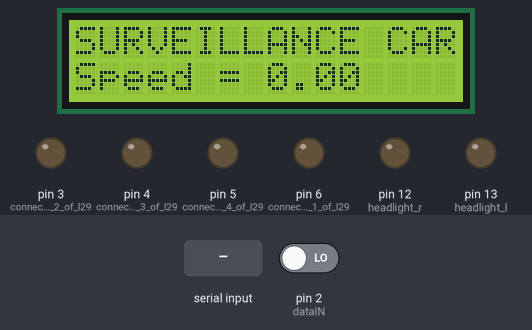
This sketch was run on a simulated Arduino Uno, built with avr-gcc and run on an emulated ATmega328P. Parts: 16×2 character LCD, output pins drawn as LEDs (lit = HIGH). The test bench sets the inputs (shaded band); at power-on: pin 2 (dataIN) LOW. What the sketch prints to the serial monitor is not drawn.

Above: at 1.2 s.
1.3 s: "reverse" received over the second serial link
At 2.2 s:
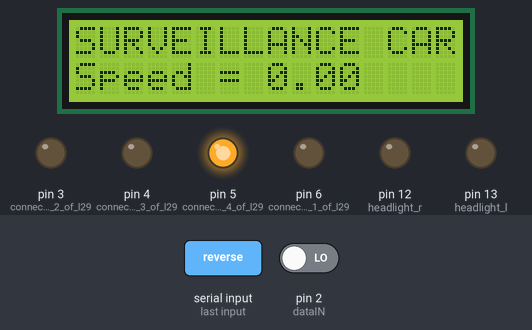
3.2 s: pin 2 (dataIN) driven HIGH
At 4.1 s:
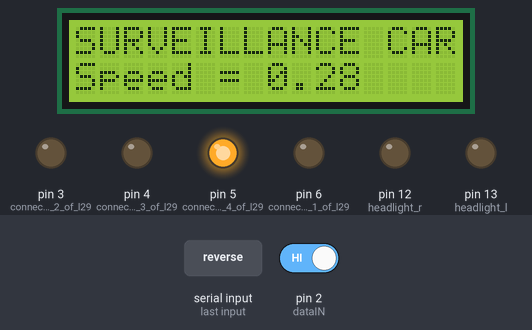
4.7 s: "forward" received over the second serial link
At 4.93 s:
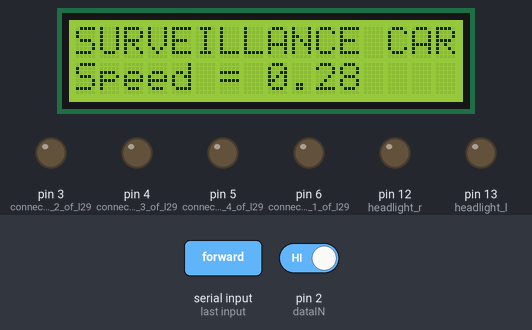
6.3 s: "right" received over the second serial link
At 7.1 s:
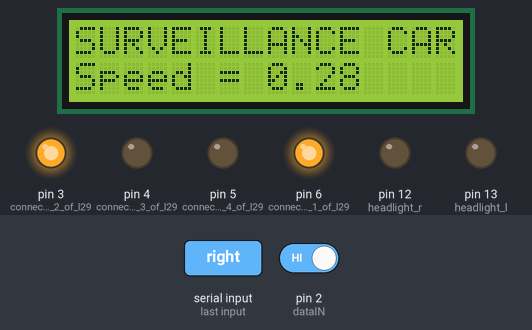
7.8 s: "1" received over the second serial link
At 9.5 s:
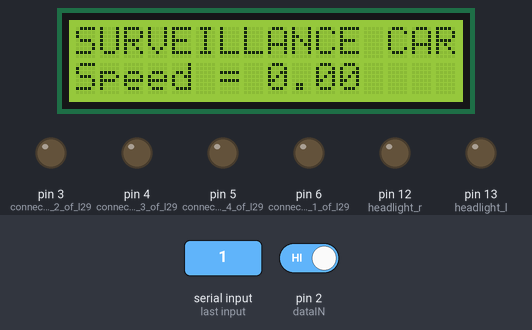
9.8 s: "left" received over the second serial link
At 10.8 s:
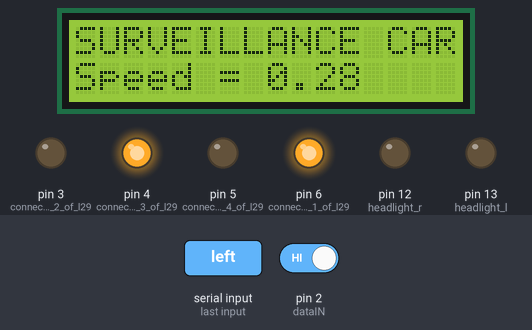
Timing chart, 0 to 12.4 s (numbered marks = the images above; inputs shaded):
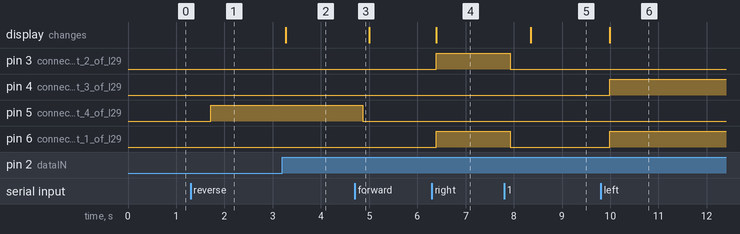

The sketch:

big_rc_car.ino
```cpp
#include <LiquidCrystal.h>//For the LCD I2C
#include <Wire.h>
#include<LCD.h>
#include <LiquidCrystal_I2C.h>
#include <SoftwareSerial.h>
//I2C pins declaration

LiquidCrystal_I2C lcd(0x27, 2, 1, 0, 4, 5, 6, 7, 3, POSITIVE);
SoftwareSerial BT(10, 11); //TX, RX respetively

String readdata;

//LiquidCrystal lcd(8,9,4,5,6,7);   //defining lcd pins

const int dataIN = 2; //IR sensor INPUT
const int headlight_r = 12;
const int headlight_l = 13;

//speed = 3.15159*(D/100000)*(rpm*60) // speed in km/hr

unsigned long prevmillis; // To store time
unsigned long duration; // To store time difference
unsigned long lcdrefresh; // To store time for lcd to refresh

float rpm; // RPM value
float speedy; //value of speed
//int h_r;
//int h_l;

int nana;

boolean currentstate; // Current state of IR input scan
boolean prevstate; // State of IR sensor in previous scan

void setup()
{
  pinMode(dataIN,INPUT);
  lcd.begin(16,2);
  lcd.backlight();
  prevmillis = 0;
  prevstate = LOW;
  BT.begin(9600);
  Serial.begin(9600);
  pinMode(6, OUTPUT); // connect to input 1 of l293d
  pinMode(5, OUTPUT); // connect to input 4 of l293d
  pinMode(4, OUTPUT); // connect to input 3 of l293d
  pinMode(3, OUTPUT); // connect to input 2 of l293d
  pinMode (headlight_r, OUTPUT);
  pinMode (headlight_l, OUTPUT);
}

void loop()
{


  while (BT.available()){  //Check if there is an available byte to read
  delay(10); //Delay added to make thing stable
  char c = BT.read(); //Conduct a serial read
  readdata += c; //build the string- "forward", "reverse", "left" and "right"
  }

  if (readdata.length() > 0) {
    Serial.println(readdata); // print data to serial monitor
// if data received as forward move robot forward

if (readdata == "reverse"){
  nana = 1;
}
else if (readdata == "forward") {
  nana = 2;
}
else if (readdata == "right") {
  nana = 3;
}
else if (readdata == "left") {
  nana = 4;
}
else if (readdata == "stop") {
  nana = 0;
}
else if (readdata == "1") {
  Serial.println(readdata);

  digitalWrite(headlight_r, HIGH);
  digitalWrite(headlight_l, HIGH);
}
else if (readdata == "2") {
  Serial.println(readdata);

  digitalWrite(headlight_r, LOW);
  digitalWrite(headlight_l, LOW);
}

   while (nana = 1) {
    while (BT.available()){  //Check if there is an available byte to read
  delay(10); //Delay added to make thing stable
  char c = BT.read(); //Conduct a serial read
  readdata += c; //build the string- "forward", "reverse", "left" and "right"
  }

  Serial.println(readdata);
     // RPM Measurement
  currentstate = digitalRead(dataIN); // Read IR sensor state
  //Serial.println(dataIN);

  if (readdata != "right") {
    nana = 0;
    digitalWrite (3, LOW);
    digitalWrite (5, LOW);
    digitalWrite (4, LOW);
    digitalWrite (6, LOW);
    delay(100);
    break;
  }

 if( prevstate != currentstate) // If there is change in input
   {
     if( currentstate == HIGH ) // If input only changes from LOW to HIGH
       {
         duration = ( micros() - prevmillis ); // Time difference between revolution in microsecond

         rpm = (60000000/duration); // rpm = (1/ time millis)*1000*1000*60;

         speedy = (3.14*(0.9)*(rpm/60)); // speed in m/s

         prevmillis = micros(); // store time for next revolution calculation


       }

   }

  prevstate = currentstate; // store this scan (prev scan) data for next scan

  // LCD Display
  if( ( millis()-lcdrefresh ) >= 100 )
    {
      //speedy = 3.14159*(38/100)*(rpm/60); // speed in m/s
     // lcd.begin(16,2);
    //lcd.backlight();

 /*lcd.setCursor(0,0);
      lcd.print("   VISIT THE");
  lcd.setCursor(0,1);
      lcd.print("   ECE BOOTH");*/

      lcd.setCursor(0,0);
      lcd.print("SURVEILLANCE CAR  ");
      //lcd.print(rpm);
      lcd.setCursor(0,1);
      lcd.print("Speed = ");
      lcd.print(speedy);

    }
     digitalWrite (6, HIGH);
     digitalWrite (5, LOW);
     digitalWrite (4, LOW);
     digitalWrite (3, HIGH);
     delay(100);


  }
  // if data received as reverse move robot reverse

  while (nana = 2) {
    while (BT.available()){  //Check if there is an available byte to read
  delay(10); //Delay added to make thing stable
  char c = BT.read(); //Conduct a serial read
  readdata += c; //build the string- "forward", "reverse", "left" and "right"
  }

  Serial.println(readdata);
     // RPM Measurement
  currentstate = digitalRead(dataIN); // Read IR sensor state
  //Serial.println(dataIN);

  if (readdata != "left") {
    nana = 0;
    digitalWrite (3, LOW);
    digitalWrite (5, LOW);
    digitalWrite (4, LOW);
    digitalWrite (6, LOW);
    delay(100);
    break;
  }

 if( prevstate != currentstate) // If there is change in input
   {
     if( currentstate == HIGH ) // If input only changes from LOW to HIGH
       {
         duration = ( micros() - prevmillis ); // Time difference between revolution in microsecond

         rpm = (60000000/duration); // rpm = (1/ time millis)*1000*1000*60;

         speedy = (3.14*(0.3)*(rpm/60)); // speed in m/s

         prevmillis = micros(); // store time for next revolution calculation


       }

   }
   /*if ( currentstate == 0)
     {
      lcd.clear();
      lcd.setCursor(0,0);
      lcd.print("Speed of Motor");
      lcd.setCursor(0,1);
      lcd.print("RPM = ");
      lcd.print(0);
      lcdrefresh = 0;
     }   */
  prevstate = currentstate; // store this scan (prev scan) data for next scan

  // LCD Display
  if( ( millis()-lcdrefresh ) >= 100 )
    {
      //speedy = 3.14159*(38/100)*(rpm/60); // speed in m/s
     // lcd.begin(16,2);
    //lcd.backlight();

      lcd.setCursor(0,0);
      lcd.print("SURVEILLANCE CAR  ");
      //lcd.print(rpm);
      lcd.setCursor(0,1);
      lcd.print("Speed = ");
      lcd.print(speedy);


      /*lcd.setCursor(0,1);
      lcd.print("RPM = ");
      lcd.print(rpm);
      lcdrefresh = millis(); */
    }
     digitalWrite (6, HIGH);
     digitalWrite (5, LOW);
     digitalWrite (4, HIGH);
     digitalWrite (3, LOW);
     delay(100);


  }
 while (nana = 3) {
    while (BT.available()){  //Check if there is an available byte to read
  delay(10); //Delay added to make thing stable
  char c = BT.read(); //Conduct a serial read
  readdata += c; //build the string- "forward", "reverse", "left" and "right"
  }

  Serial.println(readdata);
     // RPM Measurement
  currentstate = digitalRead(dataIN); // Read IR sensor state
  //Serial.println(dataIN);

  if (readdata != "forward") {
    nana = 0;
    digitalWrite (3, LOW);
    digitalWrite (5, LOW);
    digitalWrite (4, LOW);
    digitalWrite (6, LOW);
    delay(100);
    break;
  }
  //rhu and kai was heeereeee


 if( prevstate != currentstate) // If there is change in input
   {
     if( currentstate == HIGH ) // If input only changes from LOW to HIGH
       {
         duration = ( micros() - prevmillis ); // Time difference between revolution in microsecond

         rpm = (60000000/duration); // rpm = (1/ time millis)*1000*1000*60;

         speedy = (3.14*(0.3)*(rpm/60)); // speed in m/s

         prevmillis = micros(); // store time for next revolution calculation


       }

   }
   /*if ( currentstate == 0)
     {
      lcd.clear();
      lcd.setCursor(0,0);
      lcd.print("Speed of Motor");
      lcd.setCursor(0,1);
      lcd.print("RPM = ");
      lcd.print(0);
      lcdrefresh = 0;
     }   */
  prevstate = currentstate; // store this scan (prev scan) data for next scan

  // LCD Display
  if( ( millis()-lcdrefresh ) >= 100 )
    {
      //speedy = 3.14159*(38/100)*(rpm/60); // speed in m/s
     // lcd.begin(16,2);
    //lcd.backlight();

      lcd.setCursor(0,0);
      lcd.print("SURVEILLANCE CAR  ");
      //lcd.print(rpm);
      lcd.setCursor(0,1);
      lcd.print("Speed = ");
      lcd.print(speedy);


      /*lcd.setCursor(0,1);
      lcd.print("RPM = ");
      lcd.print(rpm);
      lcdrefresh = millis(); */
    }
     digitalWrite (6, HIGH);
     digitalWrite (5, LOW);
     digitalWrite (4, LOW);
     digitalWrite (3, LOW);
     delay(100);


  }
  while (nana = 4) {
    while (BT.available()){  //Check if there is an available byte to read
  delay(10); //Delay added to make thing stable
  char c = BT.read(); //Conduct a serial read
  readdata += c; //build the string- "forward", "reverse", "left" and "right"
  }

  Serial.println(readdata);
     // RPM Measurement
  currentstate = digitalRead(dataIN); // Read IR sensor state
  //Serial.println(dataIN);

  if (readdata != "reverse") {
    nana = 0;
    digitalWrite (3, LOW);
    digitalWrite (5, LOW);
    digitalWrite (4, LOW);
    digitalWrite (6, LOW);
    delay(100);
    break;
  }

 if( prevstate != currentstate) // If there is change in input
   {
     if( currentstate == HIGH ) // If input only changes from LOW to HIGH
       {
         duration = ( micros() - prevmillis ); // Time difference between revolution in microsecond

         rpm = (60000000/duration); // rpm = (1/ time millis)*1000*1000*60;

         speedy = (3.14*(0.3)*(rpm/60)); // speed in m/s

         prevmillis = micros(); // store time for next revolution calculation


       }

   }
   /*if ( currentstate == 0)
     {
      lcd.clear();
      lcd.setCursor(0,0);
      lcd.print("Speed of Motor");
      lcd.setCursor(0,1);
      lcd.print("RPM = ");
      lcd.print(0);
      lcdrefresh = 0;
     }   */
  prevstate = currentstate; // store this scan (prev scan) data for next scan

  // LCD Display
  if( ( millis()-lcdrefresh ) >= 100 )
    {
      //speedy = 3.14159*(38/100)*(rpm/60); // speed in m/s
     // lcd.begin(16,2);
    //lcd.backlight();

      lcd.setCursor(0,0);
      lcd.print("SURVEILLANCE CAR  ");
      //lcd.print(rpm);
      lcd.setCursor(0,1);
      lcd.print("Speed = ");
      lcd.print(speedy);

      /*lcd.setCursor(0,1);
      lcd.print("RPM = ");
      lcd.print(rpm);
      lcdrefresh = millis(); */
    }
     digitalWrite (6, LOW);
     digitalWrite (5, HIGH);
     digitalWrite (4, LOW);
     digitalWrite (3, LOW);
     delay(100);


  }

  } /*else if (readdata == "1")
 {
   digitalWrite (headlight_r, HIGH);
   digitalWrite (headlight_l, HIGH);


 }

  else if (readdata == "2")
 {
   digitalWrite (headlight_r, LOW);
   digitalWrite (headlight_l, LOW);


 }*/


readdata="";


      lcd.setCursor(0,0);
      lcd.print("SURVEILLANCE CAR  ");
      //lcd.print(rpm);
      lcd.setCursor(0,1);
      lcd.print("Speed = ");
      lcd.print ("0.00");


}
```

Measured:
- after the input at 1.3 s, pin 5 (connect_to_input_4_of_l29): LOW → HIGH after 0.42 s
- after the input at 3.2 s, the display: changes after 0.07 s (image 2)
- after the input at 4.7 s, pin 5 (connect_to_input_4_of_l29): HIGH → LOW after 0.17 s
- after the input at 6.3 s, pin 3 (connect_to_input_2_of_l29), pin 6 (connect_to_input_1_of_l29): LOW → HIGH after 0.09 s; the display: changes after 0.09 s (image 4)
- after the input at 7.8 s, pin 3 (connect_to_input_2_of_l29), pin 6 (connect_to_input_1_of_l29): HIGH → LOW after 0.13 s; the display: changes after 0.56 s (image 5)
- after the input at 9.8 s, pin 4 (connect_to_input_3_of_l29), pin 6 (connect_to_input_1_of_l29): LOW → HIGH after 0.18 s; the display: changes after 0.18 s (image 6)
